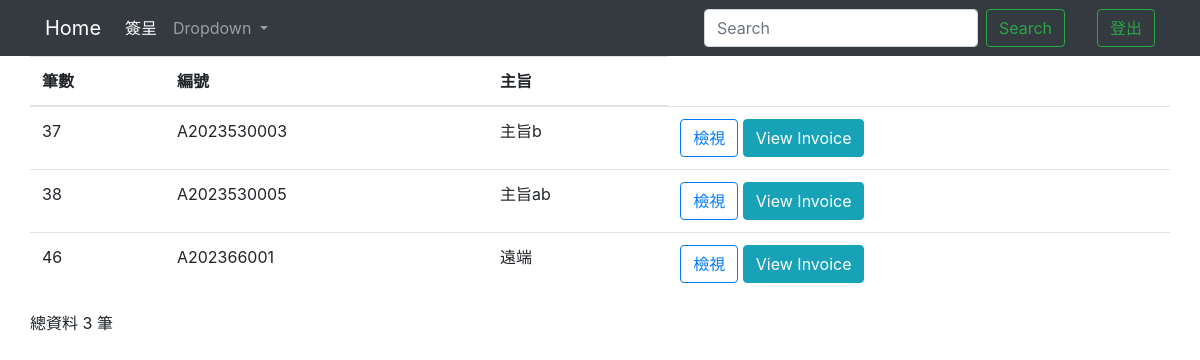
/signallIndex/, run on the app's committed database.
### testapp/models.py (models this page shows)
class Signed (models.Model):
    cNumber = models.CharField(max_length=50, default='', null=False)#編號
    cJob_title = models.CharField(max_length=50,blank=True)#職稱
    cSubject = models.CharField(max_length=255, default='', null=False)#主旨
    cDiscription = models.TextField(blank=True)#說明
    home = models.OneToOneField(Home, on_delete=models.CASCADE,default='')

### testapp/views.py (the view)
# urls.py: path('signallIndex/',signallIndex),
def signallIndex(request):
    if request.user.is_authenticated:
        username=request.user.username
        authenticate=request.user.is_staff
    if 'q' in request.GET:
        q = request.GET['q']
        multiple_q = Q(Q(cNumber__icontains=q) | Q(cSubject__icontains=q))
        signall = Signed.objects.filter(multiple_q)
    else:
        signall = Signed.objects.all().order_by("id")
    signallCount = len(signall)
    return render(request, "signall_Index.html",locals())

### templates/signall_Index.html (shortened to what this page needs)
<!DOCTYPE html>
<html lang="en">
<head>
  <link rel="stylesheet" href="https://cdn.jsdelivr.net/npm/bootstrap@4.6.2/dist/css/bootstrap.min.css">
  {% load static %}
</head>
<body>
  <nav class="navbar navbar-expand-lg navbar-dark bg-dark">
    <div class="container">
      <a class="navbar-brand" href="/homeIndex/">Home</a>
      <div class="collapse navbar-collapse" id="navbarSupportedContent">
        <ul class="navbar-nav mr-auto">
          <li class="nav-item active">
            <a class="nav-link disabled" >簽呈 <span class="sr-only">(current)</span></a>
          </li>
          <li class="nav-item dropdown">
            <a class="nav-link dropdown-toggle" href="#" role="button" data-toggle="dropdown" aria-expanded="false">
              Dropdown
            </a>
          </li>
        </ul>
        <form class="form-inline my-2 my-lg-0">
          <input class="form-control mr-sm-2" name='q' type="search" placeholder="Search" aria-label="Search">
          <button class="btn btn-outline-success my-2 my-sm-0" type="submit">Search</button>
        </form>
        <ul class="navbar-nav ml-2">
          <li class="nav-item active">
            <a class="nav-link disabled" style="color: green;">{{username}} <span class="sr-only">(current)</span></a>
          </li>
        </ul>
        <ul class="navbar-nav ml-2">
          <li class="nav-item">
            <button class="btn btn-outline-success my-2 my-sm-0" onclick="Logout(event)">登出</button>
          </li>
        </ul>
      </div>
    </div>
  </nav>
  <form action="." method="POST">
    <div class="container">
      <div class="row">
        <table class="table">
          <thead>
            <th scope="col">筆數</th>
            <th scope="col">編號</th>
            <th scope="col">主旨</th>
          </thead>
          <tbody>
            {% for unit in signall %}
            <tr>
              <td>{{unit.id}}</td>
              <td>{{unit.cNumber}}</td>
              <td>{{unit.cSubject}}</td>
              <td>
                <button type="button" class="btn btn-outline-primary" id="{{unit.cNumber}}" onclick="View()">檢視</button>
                <a class="btn btn-info" href="/pdfView/" target="_blank">View Invoice</a>
              </td>
            </tr>
            {% endfor %}
          </tbody>
        </table>
      </div>
    </div>
  </form>
  <div class="container">
    <div class="row">
      <p>總資料 {{signallCount}} 筆</p>
    </div>
  </div>
</body>
</html>

### data on the page
Signed: id "37", cNumber "A2023530003", cSubject "主旨b"
Signed: id "38", cNumber "A2023530005", cSubject "主旨ab"
Signed: id "46", cNumber "A202366001", cSubject "遠端"

### other printed values
{{ signallCount }} "3"
